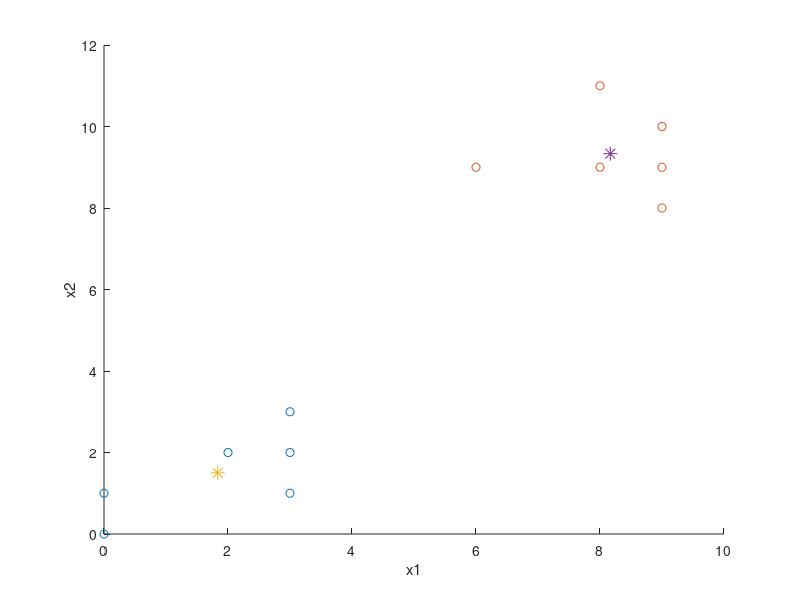
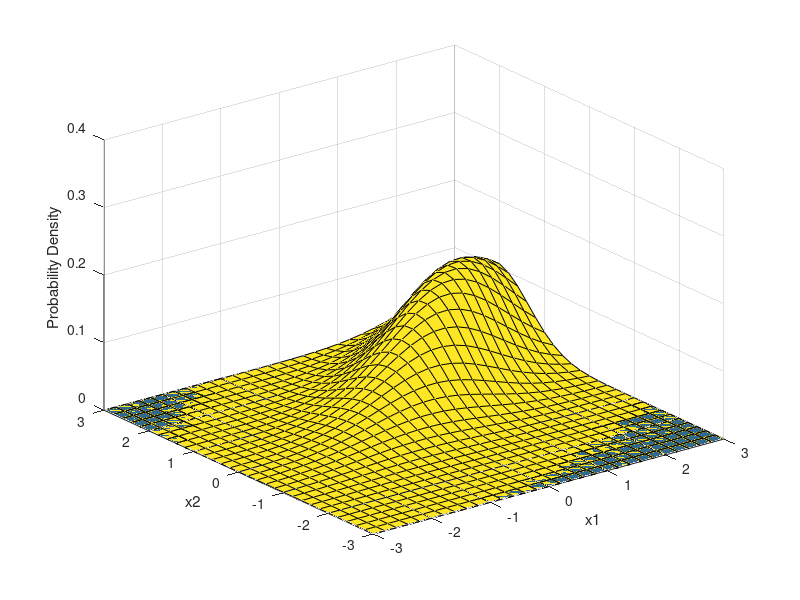

The MATLAB script that drew these images, in order:
clear all;
%%%%%%%%%%%%%%%%%%%%%%%%%%%%%%%%%%%%%%%%%%%%%%%%%%%%
% DATA
PA=0.5;         % a priori probability of class A
PB=0.5;         % a priori probability of class A

a0 = [0;0];
a1 = [0;1];
a2 = [2;2];
a3 = [3;1];
a4 = [3;2];
a5 = [3;3];
A = [a0,a1,a2,a3,a4,a5]'; % concaterated 2-d data @class A

b0 = [6;9];
b1 = [8;9];
b2 = [9;8];
b3 = [9;9];
b4 = [9;10];
b5 = [8;11];
B = [b0,b1,b2,b3,b4,b5]'; % concaterated 2-d data @class B


xA = A(:,1);              %figure 2 plotting class A & B data
yA = A(:,2);
xB = B(:,1);
yB = B(:,2);
figure('Name','Class A & B data','NumberTitle','on');
scatter(xA,yA);
hold on
scatter(xB,yB);
xlabel('x1');
ylabel('x2');

%%%%%%%%%%%%%%%%%%%%%%%%%%%%%%%%%%%%%%%%%%%%%%%%%%%%%%%%%%%%%%%%%%%%%%%%%%
% Calculations
muA = mean(A)';         %arithmetic mean calc
muB = mean(B)';

xmuA=muA(1,1);          %figure 2 plotting mu values for classes A & B
ymuA=muA(2,1);
xmuB=muB(1,1);
ymuB=muB(2,1);

sz=100;
scatter(xmuA,ymuA,sz,'*');
scatter(xmuB,ymuB,sz,'*');
hold off


CovA = cov(A);          %joint covariance matrix calc in block form
CovB = cov(B);


DCA=det(CovA);      %Determinant calc for Covariance matrices A&B 
DCB=det(CovB);
DCAsqrt = DCA^0.5;
DCBsqrt = DCB^0.5;

pA=CovA(1,2)/(CovA(1,1)*CovA(2,2));
pB=CovA(1,2)/(CovA(1,1)*CovA(2,2));

% Calculating the coefficients for the discriminant function
% d(x)=gA(x)-gB(x)

C1 = (inv(CovA)*muA)';
C2 = (-0.5)*muA'*(inv(CovA)*muA) +log((PA)/(PB));
C3 = -(inv(CovB)*muB)';
C4 = 0.5*muB'*(inv(CovB))*muB;

%To calculate the decision area; we need: d(x)=0
%Defining a vector X=(xA xB)' the dimensions decrease to 1-D


%%%%%%%%%%%%%%%%%%%%%%%%%%%%%%%%%%%%%%%%%%%%%%%%%%%%%%%%%%%%%%%%%%%%%%%%%
x1 = -3:0.2:3;              % defining a meshgrid for figure 1
x2 = -3:0.2:3;
[X1,X2] = meshgrid(x1,x2);

X = [X1(:) X2(:)];
y1 = mvnpdf(X,muA',CovA);
y1 = reshape(y1,length(x2),length(x1));
y2 = mvnpdf(X,muB',CovB);
y2 = reshape(y2,length(x2),length(x1));

               %plotting the two probability density functions for classes A&B
figure('Name','pdf for classes A & B','NumberTitle','on');
surf(x1,x2,y1)
caxis([min(y1(:))-0.5*range(y1(:)),max(y1(:))])
hold on
surf(x1,x2,y2)
caxis([min(y2(:))-0.5*range(y2(:)),max(y2(:))])
axis([-3 3 -3 3 0 0.4])
xlabel('x1')
ylabel('x2')
zlabel('Probability Density')
